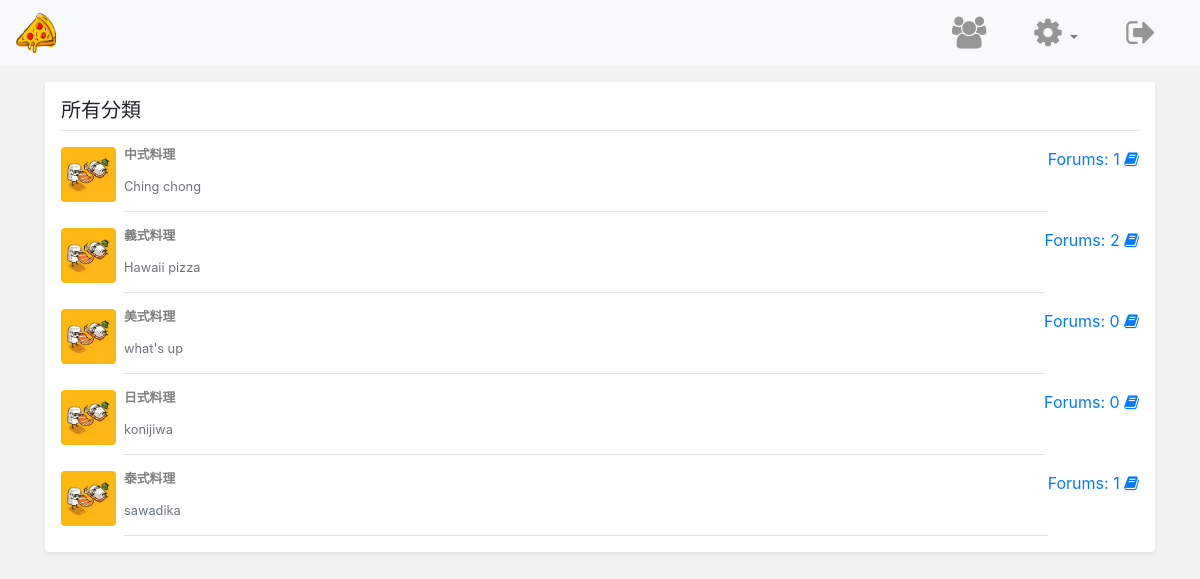
Page /categories.php (signed in) on the committed database.
### tables this page shows
CREATE TABLE IF NOT EXISTS `categories` (
  `cat_id` int NOT NULL AUTO_INCREMENT,
  `cat_name` varchar(255) NOT NULL,
  `cat_description` varchar(255) NOT NULL,
  PRIMARY KEY (`cat_id`),
  UNIQUE KEY `cat_name_unique` (`cat_name`)
);

### categories.php (the view, shortened to what this page needs)
<?php
    require 'includes/dbh.inc.php';
    include 'includes/HTML-head.php';
?>
        <link rel="stylesheet" type="text/css" href="css/list-page.css">
    </head>
    <body style="background: #f1f1f1">
        <?php include 'includes/navbar.php'; ?>
        <main role="main" class="container">
      <div class="my-3 p-3 bg-white rounded shadow-sm">
        <h5 class="border-bottom border-gray pb-2 mb-0">所有分類</h5>
        <?php
            $sql = "select cat_id, cat_name, cat_description, (
                        select count(*) from topics
                        where topics.topic_cat = cat_id
                        ) as forums
                    from categories
                    order by cat_id asc";
            $stmt = mysqli_stmt_init($conn);
            if (!mysqli_stmt_prepare($stmt, $sql))
            {
                die('SQL error');
            }
            else
            {
                mysqli_stmt_execute($stmt);
                $result = mysqli_stmt_get_result($stmt);
                while ($row = mysqli_fetch_assoc($result))
                {
                    echo '<a href="topics.php?cat='.$row['cat_id'].'">
                        <div class="media text-muted pt-3">
                            <img src="img/food.jpeg" alt="" class="mr-2 rounded div-img ">
                            <p class="media-body pb-3 mb-0 small lh-125 border-bottom border-gray ">
                              <strong class="d-block text-gray-dark">'.ucwords($row['cat_name']).'</strong></a>
                                  <br>'.$row['cat_description'].'
                            </p>
                            <span class="text-right text-primary">
                                Forums: '.$row['forums'].' <i class="fa fa-book" aria-hidden="true"></i><br>';
                    if ($_SESSION['userLevel'] == 1)
                    {
                        echo '<a href="includes/delete-category.php?id='.$row['cat_id'].'&page=categories" >
                                <i class="fa fa-trash" aria-hidden="true" style="color: red;"></i>
                              </a>
                            </span>';
                    }
                    else
                    {
                        echo '</span>';
                    }
                    echo '</div>';
                }
           }
        ?>
    </main>
    </body>
</html>

### css/styles.css (style rules this page uses)
html, body { height: 100%; }
img { max-width: 100%; }
a { text-decoration: none }
* { word-wrap: break-word; overflow-wrap: break-word; }
h1, h2, h3, h4, h5, h6, p, a, ul, span, li, img, inpot, button { margin: 0; padding: 0; }

### css/list-page.css (style rules this page uses)
html, body { overflow-x: hidden; }
.lh-125 { line-height: 1.25; }
.div-img { width: 55px; height: 55px; object-fit: cover; transition: transform .2s; }
a { color: gray; }

### rows in the picture
categories: cat_name "中式料理", cat_description "Ching chong", forums "1"
categories: cat_name "義式料理", cat_description "Hawaii pizza", forums "2"
categories: cat_name "美式料理", cat_description "what's up", forums "0"
categories: cat_name "日式料理", cat_description "konijiwa", forums "0"
categories: cat_name "泰式料理", cat_description "sawadika", forums "1"
